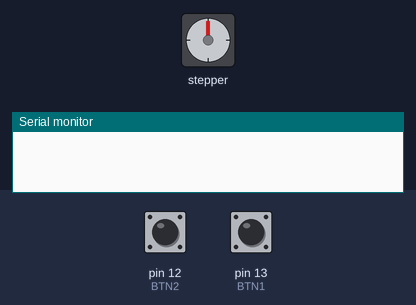
Simulated run of this sketch. Board: Arduino Uno, built with avr-gcc and run on an emulated ATmega328P. Shown: stepper motor, the last lines printed to the serial monitor. The test bench sets the inputs (shaded band); at power-on: pin 12 (BTN2) LOW, pin 13 (BTN1) LOW. Stepper angles assume 2048 steps per turn.

Above: at 1.2 s.
1.3 s: pin 12 (BTN2) pulled HIGH for 0.15 s
At 3.3 s:
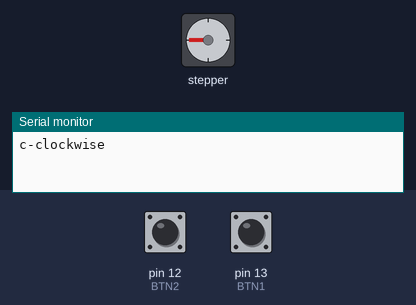
4.3 s: pin 13 (BTN1) pulled HIGH for 3.2 s
At 8.8 s:
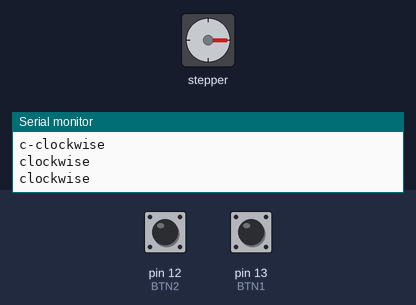
9.0 s: pin 13 (BTN1) pulled HIGH for 1 s
At 11.6 s:
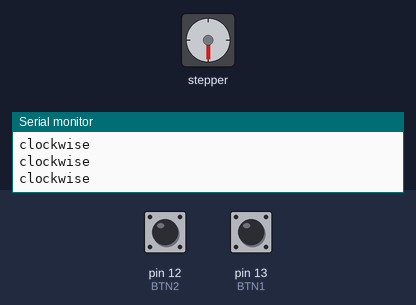
12.3 s: pin 13 (BTN1) pulled HIGH for 0.15 s
At 13.05 s:
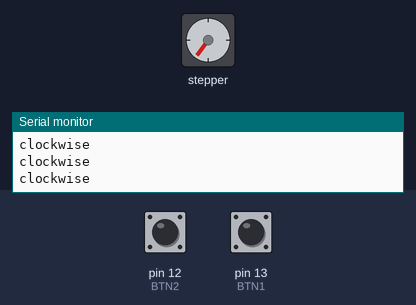
15.3 s: pin 12 (BTN2) pulled HIGH for 1 s
At 15.75 s:
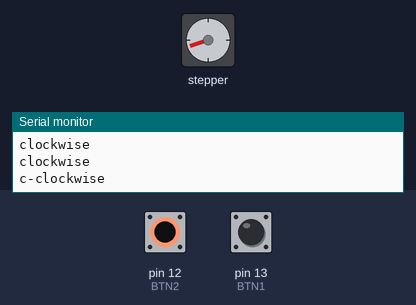
Timing chart, 0 to 18.3 s (numbered marks = the images above; inputs shaded):
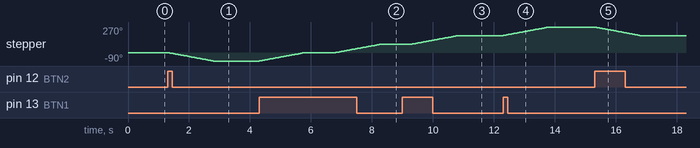

Measured:
- after the input at 1.3 s, stepper: turns 90° counter-clockwise in 1.5 s, starting at once
- after the input at 4.3 s, stepper: turns 90° clockwise in 1.5 s, then 90° clockwise in 1.5 s
- after the input at 9.0 s, stepper: turns 90° clockwise in 1.5 s, starting after 0.33 s
- after the input at 12.3 s, stepper: turns 90° clockwise in 1.5 s, starting at once
- after the input at 15.3 s, stepper: turns 90° counter-clockwise in 1.5 s, starting at once

The sketch:

stepper_test.ino
```cpp
#include <Stepper.h>

const int stepsPerRevolution = 2048;  // change this to fit the number of steps per revolution

// ULN2003 Motor Driver Pins
#define IN1 19
#define IN2 18
#define IN3 5
#define IN4 17

// Button pin definitions
#define BTN1 13
#define BTN2 12

// initialize the stepper library
Stepper myStepper(stepsPerRevolution, IN1, IN3, IN2, IN4);

void setup() {
  // set the speed at 5 rpm
  myStepper.setSpeed(10);
  // initialize the serial port
  Serial.begin(115200);

  pinMode(BTN1, INPUT);
  pinMode(BTN2, INPUT);
}

void loop() {
  int buttonState = digitalRead(BTN1);

  // If left button is on, rotate clockwise
  if(buttonState == HIGH) {
    rotate_c();
  } else {
    buttonState = digitalRead(BTN2);

    // If right button is on, rotate counterclockwise
    if(buttonState == HIGH) {
      rotate_cc();
    }
  }
}

void rotate_c() {
  // step once in clockwise direction:
  Serial.println("clockwise");

  // for(int i = 0; i < 360; ++i) {
  //   myStepper.step();
  // }
  myStepper.step(512);

  delay(1000);
}

void rotate_cc() {
  // step once in the counterclockwise direction:
  Serial.println("c-clockwise");
  myStepper.step(-512);
  delay(1000);
}
```
